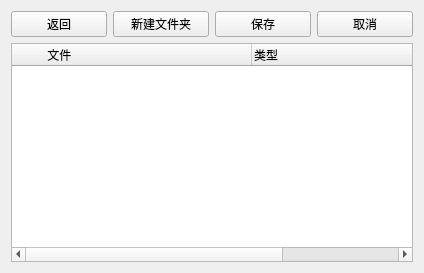
<?xml version="1.0" encoding="UTF-8"?>
<ui version="4.0">
 <class>FileSaveDialog</class>
 <widget class="QWidget" name="FileSaveDialog">
  <property name="geometry">
   <rect>
    <x>0</x>
    <y>0</y>
    <width>424</width>
    <height>273</height>
   </rect>
  </property>
  <property name="windowTitle">
   <string>请选择文件路径</string>
  </property>
  <layout class="QVBoxLayout" name="verticalLayout_2">
   <item>
    <layout class="QVBoxLayout" name="verticalLayout">
     <item>
      <layout class="QHBoxLayout" name="horizontalLayout">
       <item>
        <widget class="QPushButton" name="returnPB">
         <property name="text">
          <string>返回</string>
         </property>
        </widget>
       </item>
       <item>
        <widget class="QPushButton" name="createDirPB">
         <property name="text">
          <string>新建文件夹</string>
         </property>
        </widget>
       </item>
       <item>
        <widget class="QPushButton" name="savePB">
         <property name="text">
          <string>保存</string>
         </property>
        </widget>
       </item>
       <item>
        <widget class="QPushButton" name="cancelPB">
         <property name="text">
          <string>取消</string>
         </property>
        </widget>
       </item>
      </layout>
     </item>
     <item>
      <widget class="QTreeWidget" name="FileInfoTreeW">
       <attribute name="headerMinimumSectionSize">
        <number>80</number>
       </attribute>
       <attribute name="headerDefaultSectionSize">
        <number>240</number>
       </attribute>
       <attribute name="headerStretchLastSection">
        <bool>false</bool>
       </attribute>
       <column>
        <property name="text">
         <string>          文件</string>
        </property>
       </column>
       <column>
        <property name="text">
         <string>类型</string>
        </property>
       </column>
       <column>
        <property name="text">
         <string>大小</string>
        </property>
       </column>
      </widget>
     </item>
    </layout>
   </item>
  </layout>
 </widget>
 <resources/>
 <connections/>
</ui>
